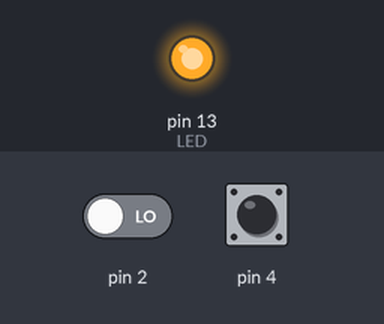
The sketch below on a simulated Arduino Uno, built with avr-gcc and run on an emulated ATmega328P. On the bench: output pins drawn as LEDs (lit = HIGH). Dashed ring = blinking. The inputs (shaded band) are chosen by the test bench; at power-on: pin 4 LOW, pin 2 LOW.

Above: at 1.2 s.
1.3 s: pin 4 pulsed HIGH 2 times (0.12 s each, 0.3 s apart)
At 2.7 s:
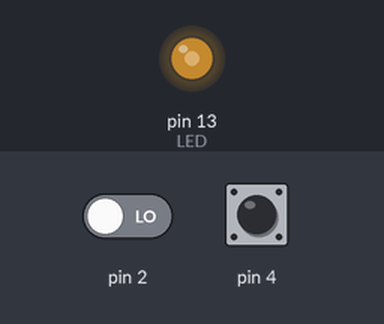
3.5 s: pin 2 driven HIGH
At 4.75 s:
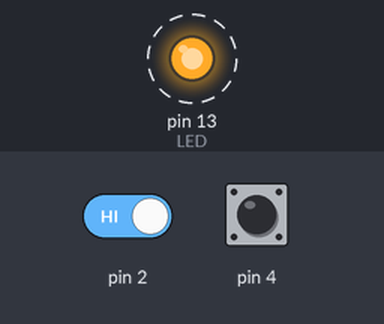
6.5 s: pin 4 driven HIGH
Timing chart, 0 to 9.5 s (numbered marks = the images above; inputs shaded):
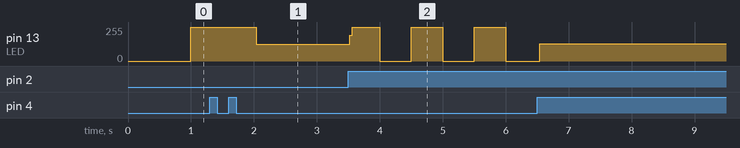

Measured:
- after the input at 3.5 s, pin 13 (LED): alternates 255/255 for 0.50 s and 0/255 for 0.50 s, starting at once

The sketch:

Tarefa_3.ino
```cpp
#define MAX_TIMER 2
#define MAX_PINS 5

boolean listento[MAX_PINS];
int state[MAX_PINS];
long timer_start[MAX_TIMER];
long timer_dur[MAX_TIMER];
int contador_but = 0;
int contador_timer = 0;
int current_val;

/* Funções de registro: */

void button_listen (int pin) {  // “pin” (0 a 13) passado deve gerar notificações
   listento[pin] = true;
   pinMode(pin, INPUT);
   state[pin] = digitalRead(pin);
}

void timer_set (int timer_num, long ms) {  // timer "timer_num" (0 ou 1) deve expirar após “ms” milisegundos
   timer_start[timer_num] = millis();
   timer_dur[timer_num] = ms;
}

/* Callbacks */

void button_changed (int pin, int v);  // notifica que “pin” mudou para “v”
void timer_expired (int timer_num);    // notifica que o timer expirou

/* Programa principal: */

void setup () {
	// inicialização da API
	int i;
    for(i = 0; i < MAX_TIMER - 1 ; i++){
		timer_start[i] = -1;
		timer_dur[i] = -1;
	}
	for(i = 0; i < MAX_PINS - 1; i++){
		listento[i] = false;
		state[i] = -1;
	}

    user_init(); // inicialização do usuário
}

void loop () {

	// detecta eventos de butao
	if(listento[contador_but] == true){

		current_val = digitalRead(contador_but);
		delayMicroseconds(20);

		if(current_val != state[contador_but]){
		  state[contador_but] = current_val;
		  button_changed(contador_but, current_val);	// notifica o usuário
		}

	}
    contador_but++;
	if(contador_but > MAX_PINS - 1){contador_but = 0;}

	// detecta eventos de timer
	if(timer_start[contador_timer] != -1 && timer_dur[contador_timer] != -1 && millis() - timer_start[contador_timer] >= timer_dur[contador_timer]){
		timer_start[contador_timer] = -1;
		timer_dur[contador_timer] = -1;
		timer_expired(contador_timer);		// notifica o usuário
	}
	contador_timer++;
	if(contador_timer > MAX_TIMER - 1){contador_timer = 0;}

}
//////////////////////////////////////////////////////

#define TIMER 0
#define B1 2
#define B2 4
#define LED 13

long freq = 1000;
long t1 = 0;
long t2 = 0;
int led_state;

void user_init(){

  pinMode(LED, OUTPUT);
  button_listen(B1);
  button_listen(B2);
  timer_set(TIMER, freq);
  led_state = LOW;
  digitalWrite(LED, led_state);

}

void timer_expired(int timer_num){
  if(timer_num == TIMER){
    led_state = 1 - led_state;
    digitalWrite(LED, led_state);
    timer_set(TIMER, freq);
  }
}

void button_changed(int pin, int v){
    if(pin == B1 && v == HIGH){
      freq +=500;
      t1 = millis();
      if(t1 - t2 <= 500){while(true);}
    }

    else if(pin == B2 && v == HIGH){
      freq -=500;
      t2 = millis();
      if(t2 - t1 <= 500){while(true);}
    }
}
```
